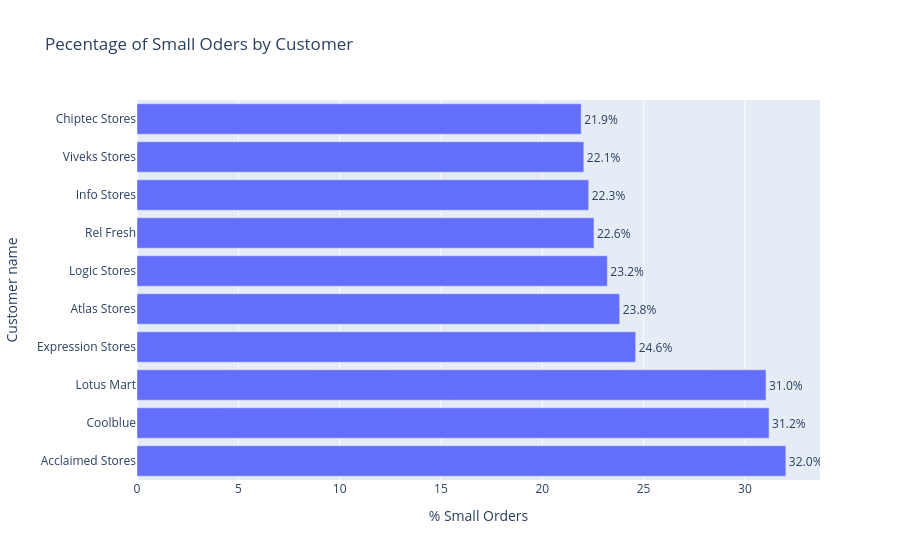

The code cell stored with this chart in its notebook:
### Code cell
import plotly.express as px

# Cắt top 10 khách hàng có tỷ lệ đơn Small cao nhất
top_small_customers = customer_behavior_df.head(10)

fig = px.bar(
    top_small_customers,
    x='small_pct',
    y='customer_name',
    orientation='h',
    title='Pecentage of Small Oders by Customer',
    text='small_pct',
    labels={'small_pct': '% Small Orders', 'customer_name': 'Customer name'}
)
fig.update_traces(texttemplate='%{text:.1f}%', textposition='outside')
fig.show()

### Figure 1 — Plotly figure (JSON) as saved in the notebook; plotly's stock layout.template omitted (floating-point values rounded to 4 significant figures)
{"data": [{"hovertemplate": "% Small Orders=%{text}<br>Customer name=%{y}<extra></extra>", "legendgroup": "", "marker": {"color": "#636efa", "pattern": {"shape": ""}}, "name": "", "orientation": "h", "showlegend": false, "text": [32.02, 31.19, 31.04, 24.61, 23.82, 23.21, 22.55, 22.29, 22.05, 21.92], "textposition": "outside", "texttemplate": "%{text:.1f}%", "type": "bar", "x": [32.02, 31.19, 31.04, 24.61, 23.82, 23.21, 22.55, 22.29, 22.05, 21.92], "xaxis": "x", "y": ["Acclaimed Stores", "Coolblue", "Lotus Mart", "Expression Stores", "Atlas Stores", "Logic Stores", "Rel Fresh", "Info Stores", "Viveks Stores", "Chiptec Stores"], "yaxis": "y"}], "layout": {"barmode": "relative", "legend": {"tracegroupgap": 0}, "title": {"text": "Pecentage of Small Oders by Customer"}, "xaxis": {"anchor": "y", "domain": [0, 1], "title": {"text": "% Small Orders"}}, "yaxis": {"anchor": "x", "domain": [0, 1], "title": {"text": "Customer name"}}}}
